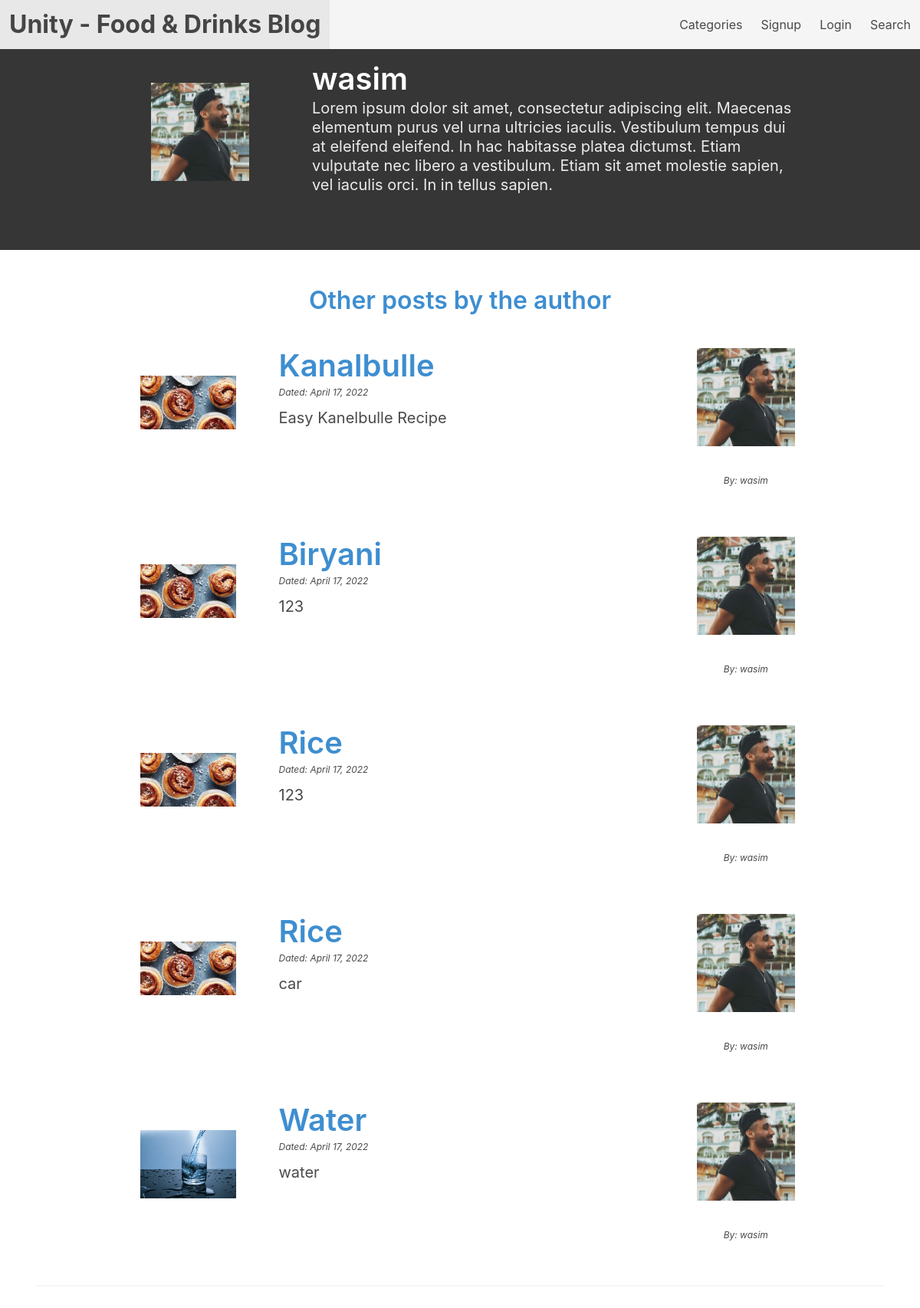
The page /user_profile/1/ on the database its author committed.
### blog/models.py (models this page shows, shortened)
class Profile(models.Model):
	user = models.OneToOneField(User, on_delete=models.CASCADE, related_name="profile")
	photo = models.ImageField(upload_to='imgs/', blank=True, null=True)
	intro = models.TextField(max_length=1000)
	location = models.CharField(max_length=30, blank=True, null=True)
	birth_date = models.DateField(null=True, blank=True)

class Post(models.Model):
	STATUS_CHOICES = [
        ('draft', 'draft'),
        ('published', 'published'),
    ]
	category = models.ForeignKey(Category, on_delete=models.CASCADE, related_name='posts')
	profile = models.ForeignKey(Profile, on_delete=models.CASCADE, related_name="profile_posts")
	author = models.ForeignKey(User, on_delete=models.CASCADE, related_name="user_posts")
	title = models.CharField(max_length=1000)
	description = models.CharField(max_length=1000)
	body = RichTextField()
	slug = models.SlugField()
	header_image = models.ImageField(upload_to='imgs/', blank=True, null=True)
	pub_date = models.DateField(auto_now_add=True)
	is_featured = models.BooleanField(default=False)
	status = models.CharField(max_length=12, choices=STATUS_CHOICES, default='draft')
	objects = models.Manager()
	published = PublishedPostsManager()
	featured = FeaturedPostManager()

### blog/views.py (the view)
# urls.py: path('user_profile/', views.profile_page, name='profile_page'),
def profile_page(request, profile_id=None):
	if profile_id:
		profile = Profile.objects.get(id=profile_id)
	elif request.user.is_authenticated:
		profile = Profile.objects.get(user=request.user)
	draft_posts = Post.objects.filter(author=profile.user, status='draft').order_by('-pub_date')
	published_posts = Post.objects.filter(author=profile.user, status='published').order_by('-pub_date')
	context = {
		'profile': profile,
		'd_posts': draft_posts,
		'pub_posts': published_posts,
	}
	return render(request, 'blog/profile.html', context)

### templates/blog/profile.html (shortened to what this page needs)
{% extends 'base_with_content.html' %}
{% load static %}
{% load widget_tweaks %}
{% block 'hero' %}
	<section class="section">
		<div class="container">
			<div class="columns is-centered">
				<div class="column is-3 pl-6 pt-6">
					{% if profile.photo %}
						<figure class="image is-128x128 is-inline-block">
						 	<img class="" src="{{ profile.photo.url }}">
						</figure>
					{% else %}
						<figure class="image is-128x128 is-inline-block">
						 	<img src="{% static 'blog/default.jpg' %}">
						</figure>
					{% endif %}
				</div>
				<div class="column is-8">
					<div class="content">
						<h3 class="title is-size-2 has-text-white pt-2">{{ profile.user.username }}</h3>
						<p class="subtitle">{{ profile.intro|truncatewords:60 }}</p>
					</div>
				</div>
			</div>
		</div>
	</section>
{% endblock %}
{% block 'content' %}
	<div class="content">
		<div class="columns is-mobile is-centered">
			<div class="column is-11">
				{% if request.user == profile.user %}
					<h1 class="title has-text-centered has-text-info">Your Published Posts</h1>
				{% else %}
					<h1 class="title has-text-centered has-text-info">Other posts by the author</h1>
				{% endif %}
				{% for x in pub_posts %}
					<div class="box is-shadowless">
						<div class="columns is-centered">
							<div class="column is-3 pl-6 pt-6">
								{% if x.header_image %}
									<figure class="image is-156x156 is-inline-block">
									 	<img class="" src="{{ x.header_image.url }}">
									</figure>
								{% else %}
									<figure class="image is-128x128 is-inline-block">
									 	<img src="{% static 'blog/de.v1.jpg' %}">
									</figure>
								{% endif %}
							</div>
							<div class="column is-6">
								<div class="content">
									<a href="{% url 'detail' post_id=x.id %}" class="title is-size-2 has-text-info pt-2">{{ x.title }}</a>
									<p class="help"><i>Dated: {{ x.pub_date }}</i></p>
									<p class="subtitle">{{ x.description|truncatewords:40 }}</p>
								</div>
							</div>
							<div class="column is-3">
								<div class="content has-text-centered">
									{% if x.author.profile.photo %}
										<figure class="image is-128x128 is-inline-block">
										 	<img src="{{ x.author.profile.photo.url }}">
										</figure>
									{% else %}
										<figure class="image is-inline-block is-128x128">
										 	<img src="{% static 'blog/default.jpg' %}">
										</figure>
									{% endif %}
									<p class="help has-text-centered"><i>By: {{ x.author.username }}</i></p>
								</div>
							</div>
						</div>
					</div>
				{% empty %}
					<div class="box is-shadowless">
						<p class="subtitle has-text-centered">You don't have any published posts.</p>
					</div>
				{% endfor %}
			</div>
		</div><hr><br>
	</div>
{% endblock %}

### rows shown on the page
Profile: photo (picture), user.username "wasim", intro "Lorem ipsum dolor sit amet, consectetur adipiscing elit. Maecenas elementum purus vel urna ultricies iaculis. Vestibulum tempus dui at eleifend eleifend. In hac habitasse platea dictumst. Etiam vulputate nec libero a vestibulum. Etiam sit amet molestie sapien, vel iaculis orci. In in tellus sapien."
Post: header_image (picture), title "Kanalbulle", pub_date "April 17, 2022", description "Easy Kanelbulle Recipe", author.profile.photo (picture), author.username "wasim"
Post: header_image (picture), title "Biryani", pub_date "April 17, 2022", description "123", author.profile.photo (picture), author.username "wasim"
Post: header_image (picture), title "Rice", pub_date "April 17, 2022", description "123", author.profile.photo (picture), author.username "wasim"
Post: header_image (picture), title "Rice", pub_date "April 17, 2022", description "car", author.profile.photo (picture), author.username "wasim"
Post: header_image (picture), title "Water", pub_date "April 17, 2022", description "water", author.profile.photo (picture), author.username "wasim"
